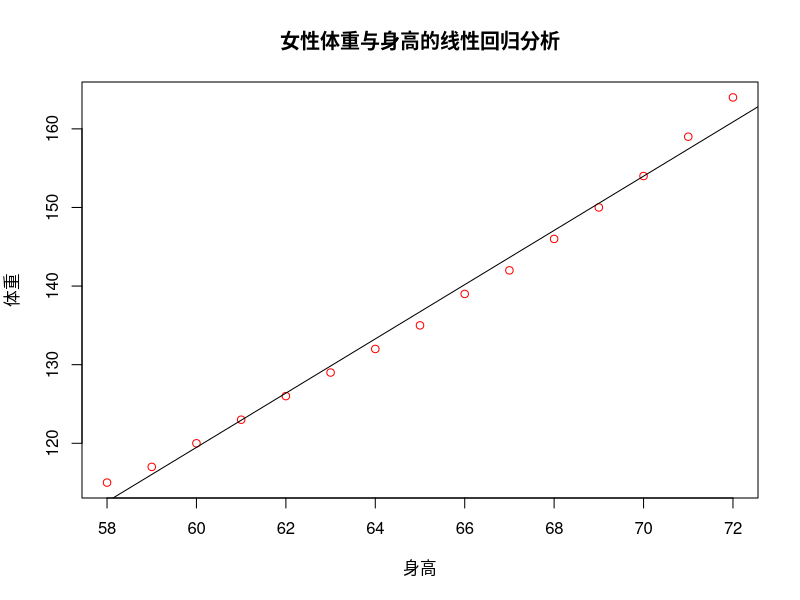
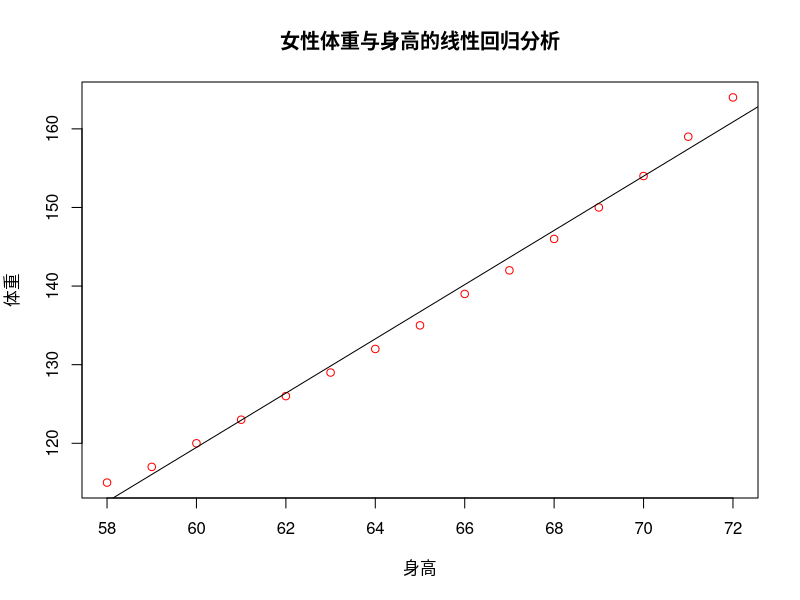

Reproduce these figures in R, in order.
## ---- chunk 1
# 本案例由朝乐门设计与编写,是朝乐门《数据科学理论与实践》（清华大学出版社，2017）的案例。
# 知识点的详细注解人为朝乐门，转载请注明出处。
## ---- chunk 2
Sys.setlocale(locale="C")
## ---- chunk 3
#查看准备分析的数据集
women

## ---- chunk 4
#用函数lm（）进行线性回归
myLR<-lm(weight~height,data=women)

myLR
#【注】
    #1）显示结果中的Coefficients为系数，Interepret为截距。
    #2）符号“~”代表的是因变量和自变量的关系，符号“~”左侧为因变量，右侧为自变量，即 y~x相当于 f(x)

## ---- chunk 5
#查看线性回归模型
summary(myLR)
## ---- chunk 6
#查看拟合结果
fitted(myLR)
## ---- chunk 7
#查看残差
residuals(myLR)
## ---- chunk 8
plot(women$height,women$weight,xlab="身高",ylab="体重", col="red",main="女性体重与身高的线性回归分析")
abline(myLR)
## ---- chunk 9
pdf("Results.pdf",family="GB1")
#注意参数：family="GB1"

plot(women$height,women$weight,xlab="身高",ylab="体重", col="red",main="女性体重与身高的线性回归分析")

abline(myLR)

dev.off()
